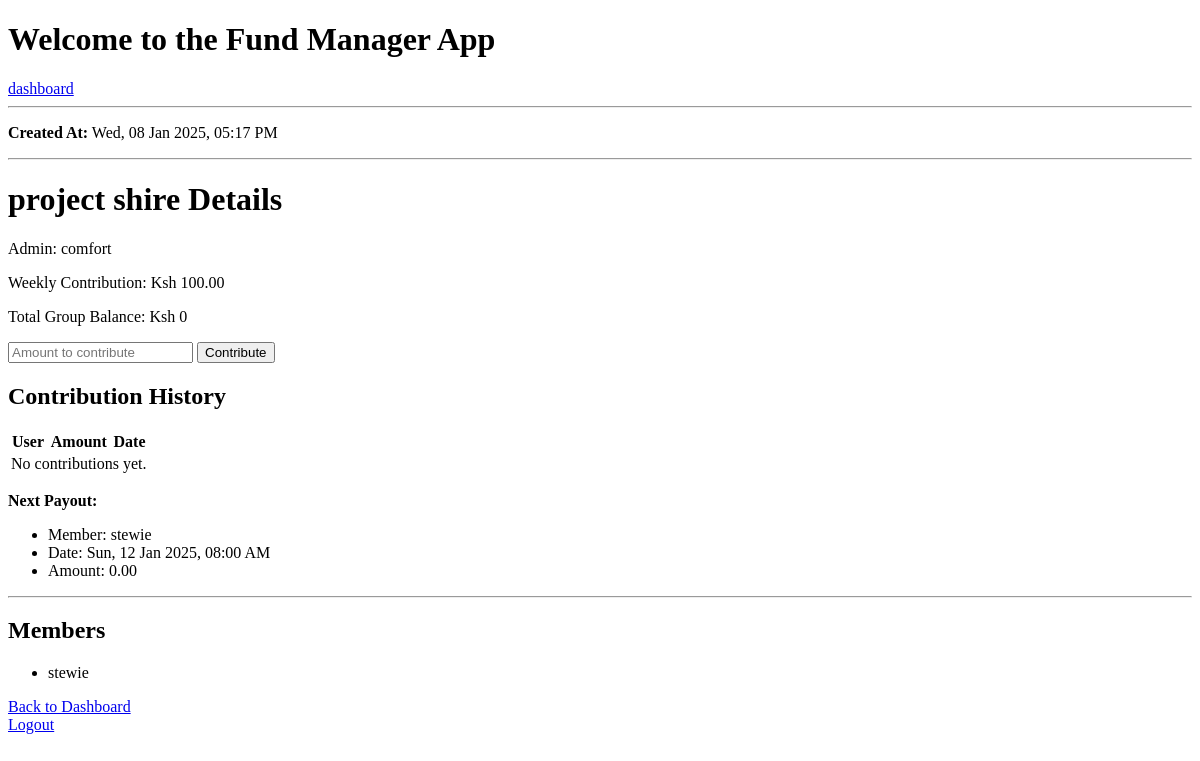
Before: /group/1/ (signed in) with the older database file.
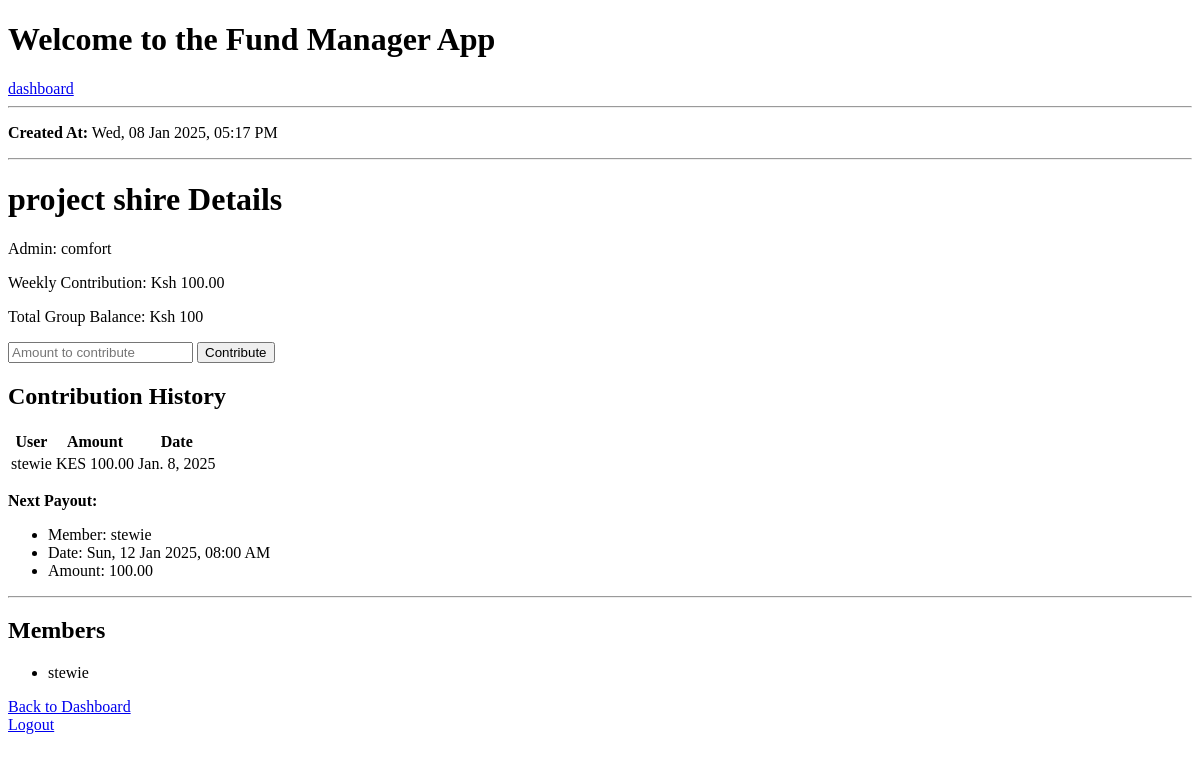
After: the same page with the newer database file.
### contributions/models.py (models this page shows, shortened)
class Contribution(models.Model):
    member = models.ForeignKey(User, on_delete=models.CASCADE)
    group = models.ForeignKey(Group, on_delete=models.CASCADE)
    amount = models.DecimalField(max_digits=10, decimal_places=2)
    contribution_date = models.DateField(default=date.today)

### contributions/views.py (the view, shortened to what this page needs)
# urls.py: path('group/<int:group_id>/', views.group_detail, name='group_detail'),
@login_required
def group_detail(request, group_id):
    group = get_object_or_404(Group, id=group_id)
    contributions = Contribution.objects.filter(group=group).order_by('-contribution_date')
    if request.user not in group.members.all():
        messages.error(request, "You are not authorized to view this group.")
        return redirect('dashboard')
    contributions = group.contribution_set.all()  # Fetch all contributions for this group
    total_balance = contributions.aggregate(total=models.Sum('amount'))['total'] or 0
    group_balances = contributions.values('group').annotate(total_amount=Sum('amount'))
    form = MemberManagementForm()
    members = group.members.all().order_by('username')  # Alphabetical order
    total_balance = group.contribution_set.aggregate(total=models.Sum('amount'))['total'] or 0
    cycle_length = group.payoutcycle_set.count()
    next_member_index = cycle_length % members.count()  # Circular index
    next_member = members[next_member_index]
    next_payout_date = (now() + timedelta(days=(6 - now().weekday()))).replace(hour=8, minute=0, second=0, microsecond=0)
    return render(request, 'contributions/group_detail.html', {
        'group': group,
        'form': form,
        'contributions': contributions,
        'total_balance': total_balance,
        'group_balances': group_balances,
        'next_member': next_member,
        'next_payout_date': next_payout_date,
        'created_at': group.created_at,
    })

### contributions/forms.py
class MemberManagementForm(forms.Form):
    user = forms.ModelChoiceField(queryset=User.objects.all(), label="Select User")
    action = forms.ChoiceField(choices=[('add', 'Add'), ('remove', 'Remove')], label="Action")

### contributions/templates/contributions/group_detail.html (shortened to what this page needs)
{% extends 'contributions/base.html' %}
{% block content %}
<p><strong>Created At:</strong> {{ group.created_at|date:"D, d M Y, h:i A" }}</p>
<hr>
<h1>{{ group.name }} Details</h1>
<p>Admin: {{ group.admin.username }}</p>
<p>Weekly Contribution: Ksh {{ group.weekly_contribution }}</p>
<p>Total Group Balance: Ksh {{ total_balance }}</p>
<form method="post" action="{% url 'contribute' %}">
    <input type="number" name="amount" placeholder="Amount to contribute">
    <button type="submit">Contribute</button>
</form>
<h2>Contribution History</h2>
<table>
    <thead>
        <tr>
            <th>User</th>
            <th>Amount</th>
            <th>Date</th>
        </tr>
    </thead>
    <tbody>
        {% for contribution in contributions %}
        <tr>
            <td>{{ contribution.member.username }}</td>
            <td>KES {{ contribution.amount }}</td>
            <td>{{ contribution.contribution_date }}</td>
        </tr>
        {% empty %}
        <tr>
            <td colspan="3">No contributions yet.</td>
        </tr>
        {% endfor %}
    </tbody>
</table>
<p><strong>Next Payout:</strong></p>
<ul>
    <li>Member: {{ next_member.username }}</li>
    <li>Date: {{ next_payout_date|date:"D, d M Y, h:i A" }}</li>
    <li>Amount: {{ total_balance|floatformat:2 }}</li>
</ul>
<hr>
<h2>Members</h2>
<ul>
    {% for member in group.members.all %}
        <li>{{ member.username }}</li>
    {% endfor %}
</ul>
<a href="{% url 'dashboard' %}">Back to Dashboard</a>
{% endblock %}

Changed rows visible on the page:
added Contribution: member.username "stewie", amount "100.00", contribution_date "Jan. 8, 2025"
Other visible differences:
{{ total_balance }}: "0" → "100"
{{ total_balance|floatformat:2 }}: "0.00" → "100.00"
text no longer shown: "No contributions yet."
